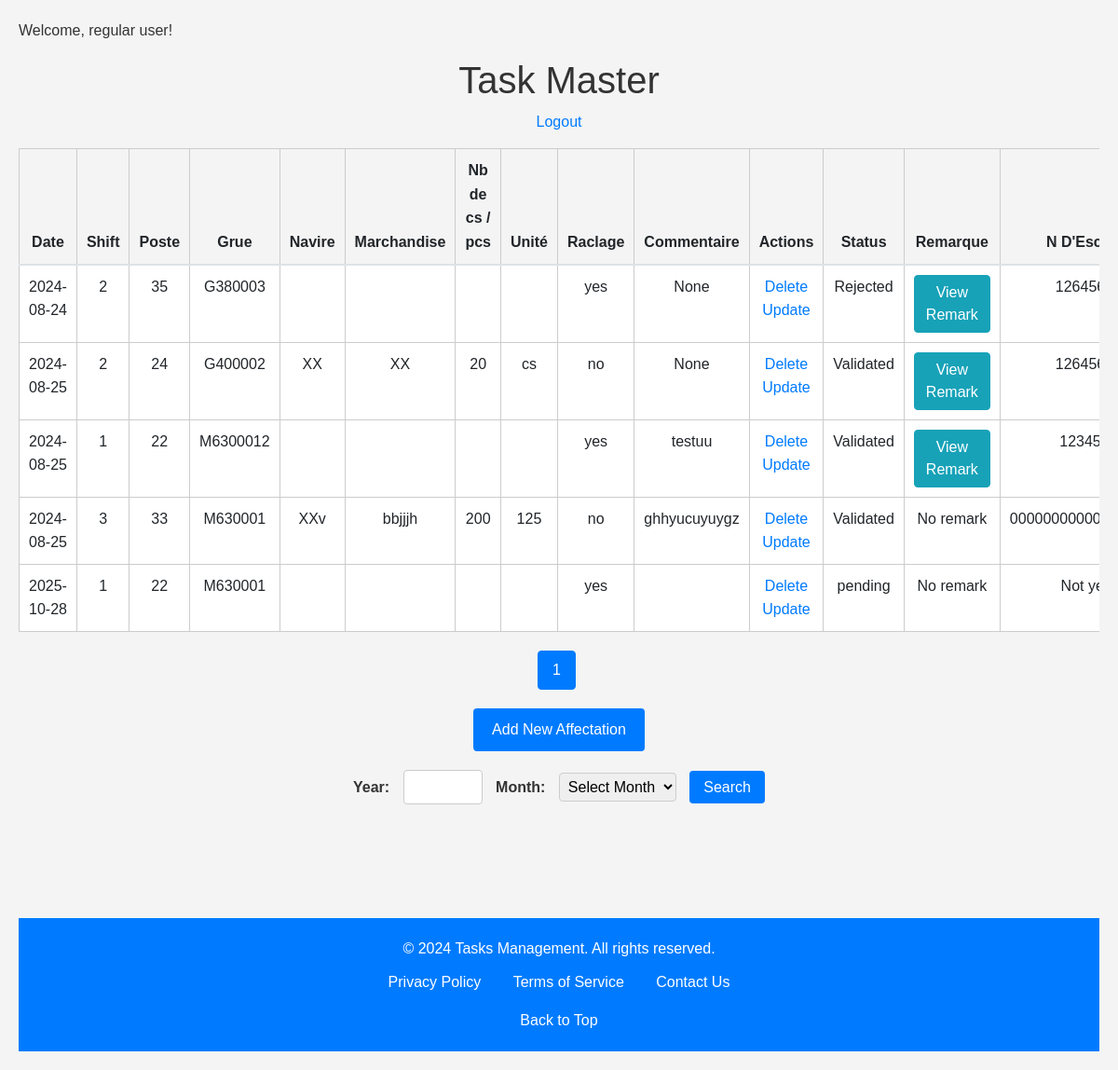
The page /task_master (signed in) on the database as committed earlier.
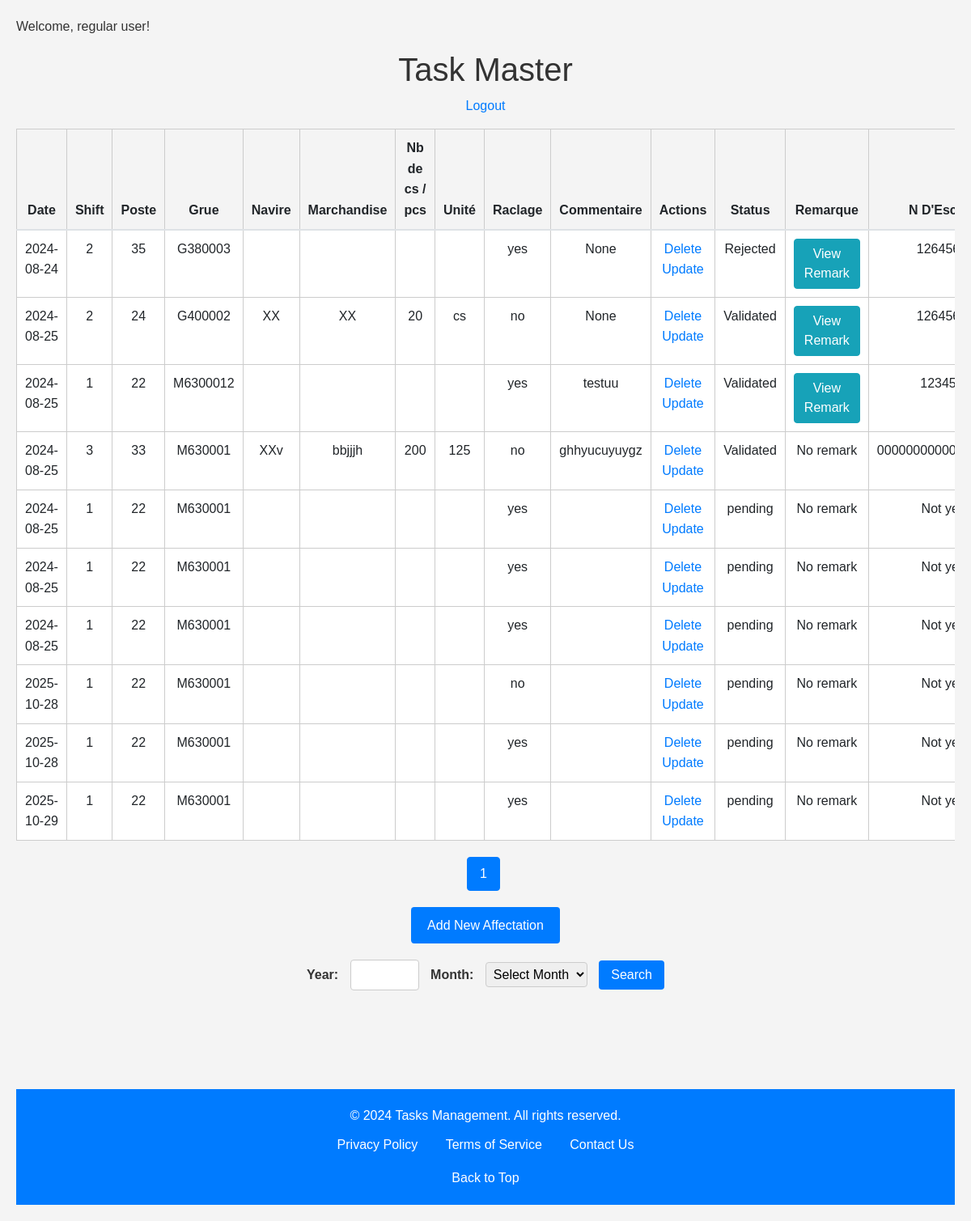
The same page on the database as committed later.
### app/models.py (models this page shows, shortened)
class Todo(db.Model):
    id = db.Column(db.Integer, primary_key=True)
    content = db.Column(db.String(200), nullable=True)
    shift = db.Column(db.String(50))
    poste = db.Column(db.String(50))
    navire = db.Column(db.String(50))
    grue = db.Column(db.String(50))
    marchandise = db.Column(db.String(50))
    nb_cs_pcs = db.Column(db.String(50))
    unite = db.Column(db.String(50))
    raclage = db.Column(db.String(50))
    comentaire = db.Column(db.String(50))
    date_created = db.Column(db.DateTime, default=datetime.utcnow)
    user_id = db.Column(db.Integer, db.ForeignKey('user.id'), nullable=False)
    is_validated = db.Column(db.Boolean, default=False)
    validated_by = db.Column(db.String(150), nullable=True)
    status = db.Column(db.String(50), default='pending')
    remark = db.Column(db.String(255), nullable=True)
    Escale = db.Column(db.String(15), nullable=True)  # Make nullable

### app/routes/main.py (the view)
@bp.route('/task_master', methods=['GET', 'POST'])
@login_required
def task_master():
    if request.method == 'POST':
        task_date = request.form.get('date')
        task_shift = request.form.get('shift')
        task_poste = request.form.get('poste')
        task_grue = request.form.get('grue')
        task_navire = request.form.get('navire')
        task_marchandise = request.form.get('marchandise')
        task_nb_cs_pcs = request.form.get('nb_cs_pcs')
        task_unite = request.form.get('unite')
        task_raclage = request.form.get('raclage')
        task_comentaire = request.form.get('comentaire')
        if not all([task_date, task_shift, task_poste, task_navire, task_marchandise, task_nb_cs_pcs, task_unite, task_raclage]):
            return 'All fields are required.'
        new_task = Todo(
            content=task_date,  # Modify as needed
            shift=task_shift,
            poste=task_poste,
            grue=task_grue,
            navire=task_navire,
            marchandise=task_marchandise,
            nb_cs_pcs=task_nb_cs_pcs,
            unite=task_unite,
            raclage=task_raclage,
            comentaire=task_comentaire,
            user_id=current_user.id
        )
        try:
            db.session.add(new_task)
            db.session.commit()
            return redirect(url_for('main.task_master'))
        except Exception as e:
            return f'There was an issue adding your task: {e}'
    else:
        page = request.args.get('page', 1, type=int)
        year = request.args.get('year')
        month = request.args.get('month')
        query = Todo.query.filter_by(user_id=current_user.id)
        if year and month:
            query = query.filter(
                db.extract('year', Todo.date_created) == year,
                db.extract('month', Todo.date_created) == month
            )
        tasks = query.order_by(Todo.date_created).paginate(
            page=page, per_page=10  # Adjust per_page as needed
        )
        return render_template('task_master.html', tasks=tasks, user=current_user)

### app/__init__.py (called while the page is built)
def create_app():
    app = Flask(__name__, instance_relative_config=True)
    app.config.from_object(Config)
    db.init_app(app)
    migrate = Migrate(app, db)
    login_manager.init_app(app)
    from .routes.auth import bp as auth_bp
    from .routes.admin import bp as admin_bp
    from .routes.main import bp as main_bp
    from .routes.tasks import bp as tasks_bp
    from .routes.user import bp as user_bp
    app.register_blueprint(auth_bp)
    app.register_blueprint(admin_bp)
    app.register_blueprint(main_bp)
    app.register_blueprint(tasks_bp)
    app.register_blueprint(user_bp)
    from .models import User
    @login_manager.user_loader
    def load_user(user_id):
        return User.query.get(int(user_id))
    with app.app_context():
        """

        db.drop_all()
        db.create_all()
        """
        create_default_admin()
    return app

### app/templates/task_master.html (shortened to what this page needs)
{% extends 'base.html' %}
{% block head %}
<link href="https://stackpath.bootstrapcdn.com/bootstrap/4.5.2/css/bootstrap.min.css" rel="stylesheet">
<link rel="stylesheet" href="{{ url_for('static', filename='css/index.css') }}">
{% endblock %}
{% block body %}
<h1 style="text-align: center">Task Master</h1>
{% if current_user.is_authenticated %}
<p style="text-align: center">
    <a href="{{ url_for('auth.logout') }}">Logout</a>
</p>
{% endif %}
{% if tasks.total < 1 %} <h4 style="text-align: center">There are no tasks. Create one below!</h4>
    {% else %}
    <table class="table">
        <thead>
            <tr>
                <th>Date</th>
                <th>Shift</th>
                <th>Poste</th>
                <th>Grue</th>
                <th>Navire</th>
                <th>Marchandise</th>
                <th>Nb de cs / pcs</th>
                <th>Unité</th>
                <th>Raclage</th>
                <th>Commentaire</th>
                <th>Actions</th>
                <th>Status</th>
                <th>Remarque</th>
                <th>N D'Escale</th>
            </tr>
        </thead>
        <tbody>
            {% for task in tasks.items %}
            <tr>
                <td>{{ task.date_created.date() }}</td>
                <td>{{ task.shift }}</td>
                <td>{{ task.poste }}</td>
                <td>{{ task.grue }}</td>
                <td>{{ task.navire }}</td>
                <td>{{ task.marchandise }}</td>
                <td>{{ task.nb_cs_pcs }}</td>
                <td>{{ task.unite }}</td>
                <td>{{ task.raclage }}</td>
                <td>{{task.comentaire}}</td>
                <td>
                    <a href="/delete/{{ task.id }}">Delete</a>
                    <a href="/update/{{ task.id }}">Update</a>
                </td>
                <td>{{ task.status or 'Ongoing' }}</td>
                <td>
                    {% if task.remark %}
                    <button type="button" class="btn btn-info" data-toggle="modal" data-target="#viewRemarkModal"
                        data-remark="{{ task.remark }}" data-admin="{{ task.validated_by }}">View Remark</button>
                    {% else %}
                    No remark
                    {% endif %}
                </td>
                <td>{{ task.Escale if task.Escale else 'Not yet' }}</td>
            </tr>
            {% endfor %}
        </tbody>
    </table>
    <nav aria-label="Task Pagination">
        <ul class="pagination">
            {% for page_num in tasks.iter_pages() %}
            <li class="page-item {% if page_num == tasks.page %}active{% endif %}">
                <a class="page-link" href="{{ url_for('main.task_master', page=page_num) }}">{{ page_num }}</a>
            </li>
            {% endfor %}
        </ul>
    </nav>
    {% endif %}
    <div class="form">
        <a href="{{ url_for('tasks.add_affectation') }}" class="button">Add New Affectation</a>
    </div>
    <div class="search-form">
        <form method="GET" action="{{ url_for('main.task_master') }}">
            <label for="year">Year:</label>
            <input type="number" id="year" name="year" min="2000" max="2100" required>
            <label for="month">Month:</label>
            <select id="month" name="month" required>
                <option value="">Select Month</option>
            </select>
            <button type="submit">Search</button>
        </form>
    </div>
    {% endblock %}

### app/templates/base.html (shortened to what this page needs)
<!DOCTYPE html>
<html lang="en">
<head>
    <link rel="stylesheet" href="{{ url_for('static', filename='css/main.css') }}">
    {% block head %} {% endblock %}
</head>
<body>
    {% if current_user.is_authenticated %}
    {% if current_user.is_admin %}
    <p>Welcome, admin!</p>
    {% else %}
    <p>Welcome, regular user!</p>
    {% endif %}
    {% else %}
    <p>Welcome, guest!</p>
    {% endif %}
    {% block body %} {% endblock %}
    <footer>
        <div class="footer-content">
            <p>&copy; 2024 Tasks Management. All rights reserved.</p>
            <ul class="footer-links">
                <li><a href="#">Privacy Policy</a></li>
                <li><a href="#">Terms of Service</a></li>
                <li><a href="#">Contact Us</a></li>
            </ul>
            <a href="#" class="back-to-top">Back to Top</a>
        </div>
    </footer>
</body>
</html>

### app/static/css/main.css (style rules this page uses)
body, html { margin: 0; font-family: sans-serif; }
* { box-sizing: border-box; }
table { border-collapse: collapse; margin: 0 auto; width: 100%; max-width: 100%; height: auto; overflow: hidden; display: block; }
th, td { padding: 10px; text-align: left; border: 1px solid #ddd; }
th { background-color: #f2f2f2; }
.form { margin-top: 20px; text-align: center; }
footer { text-align: center; margin-top: 40px; padding: 20px; background-color: #007bff; color: white; }
footer p { margin-bottom: 10px; }
footer .footer-links { list-style: none; padding: 0; }
footer .footer-links li { display: inline; margin: 0 15px; }
footer .footer-links a { color: white; text-decoration: none; }
.back-to-top { display: block; margin-top: 15px; color: white; text-decoration: none; }
.pagination { margin: 20px 0; text-align: center; }
.pagination a { padding: 8px 16px; border: 1px solid #007bff; color: #007bff; text-decoration: none; margin: 0 5px; }

### app/static/css/index.css (style rules this page uses)
* { margin: 0; padding: 0; box-sizing: border-box; }
body { font-family: Arial, sans-serif; line-height: 1.6; background-color: #f4f4f4; color: #333; padding: 20px; }
.table { width: 100%; border-collapse: collapse; margin-bottom: 20px; }
.table th, .table td { padding: 10px; border: 1px solid #ccc; text-align: center; }
.table th { background-color: #f4f4f4; }
.table td { background-color: #fff; }
.table a { text-decoration: none; color: #007bff; }
.form { text-align: center; margin-top: 20px; }
.form .button { background-color: #007bff; color: white; padding: 10px 20px; border: none; border-radius: 4px; cursor: pointer; text-decoration: none; display: inline-block; }
.pagination { display: flex; justify-content: center; margin: 20px 0; }
.pagination .page-item { margin: 0 5px; }
.pagination .page-link { color: #007bff; padding: 10px 15px; border: 1px solid #ddd; border-radius: 4px; text-decoration: none; }
.search-form { margin: 20px 0; text-align: center; }
.search-form label { margin-right: 10px; font-weight: bold; }
.search-form input, .search-form select { padding: 5px; margin-right: 10px; border: 1px solid #ccc; border-radius: 4px; }
.search-form button { padding: 5px 15px; background-color: #007bff; color: white; border: none; border-radius: 4px; cursor: pointer; }
footer { text-align: center; margin-top: 120px; padding: 20px; background-color: #007bff; color: white; }
footer p { margin-bottom: 10px; }
footer .footer-links { list-style: none; padding: 0; }
footer .footer-links li { display: inline; margin: 0 15px; }
footer .footer-links a { color: white; text-decoration: none; }
.back-to-top { display: block; margin-top: 15px; color: white; text-decoration: none; }

Rows that differ between the two databases and show on the page:
added Todo: date_created "2024-08-25", shift "1", poste "22", grue "M630001", raclage "yes", status "pending", shows "No remark", Escale "Not…"
added Todo: date_created "2024-08-25", shift "1", poste "22", grue "M630001", raclage "yes", status "pending", shows "No remark", Escale "Not…"
added Todo: date_created "2024-08-25", shift "1", poste "22", grue "M630001", raclage "yes", status "pending", shows "No remark", Escale "Not…"
added Todo: date_created "2025-10-28", shift "1", poste "22", grue "M630001", raclage "no", status "pending", shows "No remark", Escale "Not…"
added Todo: date_created "2025-10-29", shift "1", poste "22", grue "M630001", raclage "yes", status "pending", shows "No remark", Escale "Not…"
